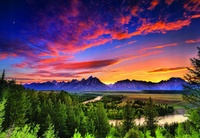
#> input picture krajobraz.jpg, 200 x 138 px, shrunk from 1714 x 1183 before the run
$ python lab5lekcja.py
#> lines starting #> are read from the running program, lines starting #| are printed output that depends on the picture; after the words box and inside, x2 and y2 are one past the last pixel; in counts of white or black regions, pixels touching at a corner belong together
from PIL import Image, ImageOps
import numpy as np
from PIL import ImageChops
import matplotlib.pyplot as plt

obraz = Image.open('krajobraz.jpg')
#> obraz is the input picture: PIL image 200x138 RGB; mean R, G, B 94.9, 70, 85
w, h = obraz.size
#> w = 200; h = 138
obraz.show()

#zad2
t = np.array(obraz)

t_r = t[:, :, 0]
im_r = Image.fromarray(t_r)
im_r.show()

t_g = t[:, :, 1]
im_g = Image.fromarray(t_g)
im_g.show()

t_b = t[:, :, 2]
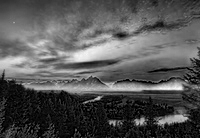
#> t_b: shape (138, 200); min 0, max 250, mean 85
im_b = Image.fromarray(t_b)
im_b.show()

#zad3

r, g, b = obraz.split()
r.show()
g.show()
b.show()

#zad4

obraz4 = Image.merge('RGB', (im_r, g, b))
obraz4.show()

#zad4.1

obraz4_1 = ImageChops.difference(obraz4, obraz)
#> obraz4_1: PIL image 200x138 RGB; every value is 0
obraz4_1.show()
# obraz_4_1 jest cały w czarnym kolorze co oznacza, że nie ma różnic pomiędzy dwoma obrazami

#zad4.2

porownanie = np.array(obraz4) == np.array(obraz)
#> porownanie: shape (138, 200, 3) bool; every value is 1
czy_rowne = porownanie.all()
#> czy_rowne = True
print(czy_rowne)
#| True
# obrazy są równe

#zad5

def rysuj_ramke(w, h, dzielnik):
#> called with w = 200, h = 138, dzielnik = 50
    t = (h, w)
#> t = (138, 200)
    tab = np.zeros(t, dtype=np.uint8)
    grub = int(min(w, h) / dzielnik)
#> grub = 2
    z1 = h - grub
#> z1 = 136
    z2 = w - grub
#> z2 = 198
    tab[grub:z1,  grub:z2] = 1
    return tab * 255

tab = rysuj_ramke(w,h,50)

obraz5 = Image.fromarray(tab)
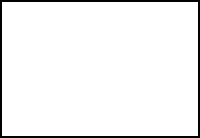
#> obraz5: PIL image 200x138 L; 95.2% white; 1 black region, box (x1, y1, x2, y2) and area: (0, 0, 200, 138) 1336
obraz5.save('zadanie5.jpg')
obraz5.show()

obraz5_m = Image.merge('RGB', (obraz5, im_g, b))
obraz5_m.save('zadanie5_m1.jpg')
obraz5_m.show()

obraz5_m = Image.merge('RGB', (im_r, obraz5, b))
obraz5_m.save('zadanie5_m2.jpg')
obraz5_m.show()

obraz5_m = Image.merge('RGB', (im_r, g, obraz5))
obraz5_m.save('zadanie5_m3.jpg')
obraz5_m.show()

obraz5_m = Image.merge('RGB', (obraz5, b, im_g))
obraz5_m.save('zadanie5_m4.jpg')
obraz5_m.show()

obraz5_m = Image.merge('RGB', (b, obraz5, im_r))
obraz5_m.save('zadanie5_m5.jpg')
obraz5_m.show()

obraz5_m = Image.merge('RGB', (g, im_r, obraz5))
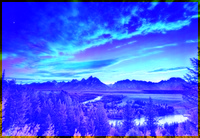
#> obraz5_m: PIL image 200x138 RGB; mean R, G, B 70, 94.9, 242.7
obraz5_m.save('zadanie5_m6.jpg')
obraz5_m.show()

#zad6

w1 = 0.5
w2 = 0.8
w3 = 0.2
szary = w1 * t_r + w2 * t_g + w3 * t_b
szary = szary.astype(np.uint8)
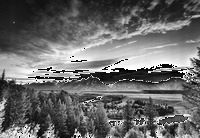
#> szary: shape (138, 200); min 0, max 255, mean 105.5
szary_im = Image.fromarray(szary)
szary_im.save('zadanie_6.jpg')
szary_im.show()

#zad7

lewo= Image.open('123.jpg')
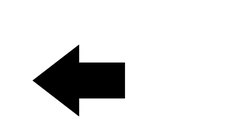
#> input picture 123.jpg, 250 x 122 px, shrunk from 2144 x 1042 before the run
#> lewo is the input picture: PIL image 250x122 RGB; min 0, max 255, mean 227.1
gora = Image.open('321.jpg')
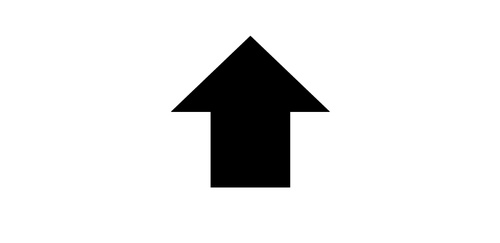
#> input picture 321.jpg, 500 x 243 px, shrunk from 4288 x 2084 before the run
#> gora is the input picture: PIL image 500x243 RGB; min 0, max 255, mean 229.6
prawo = Image.open('1234.jpg')
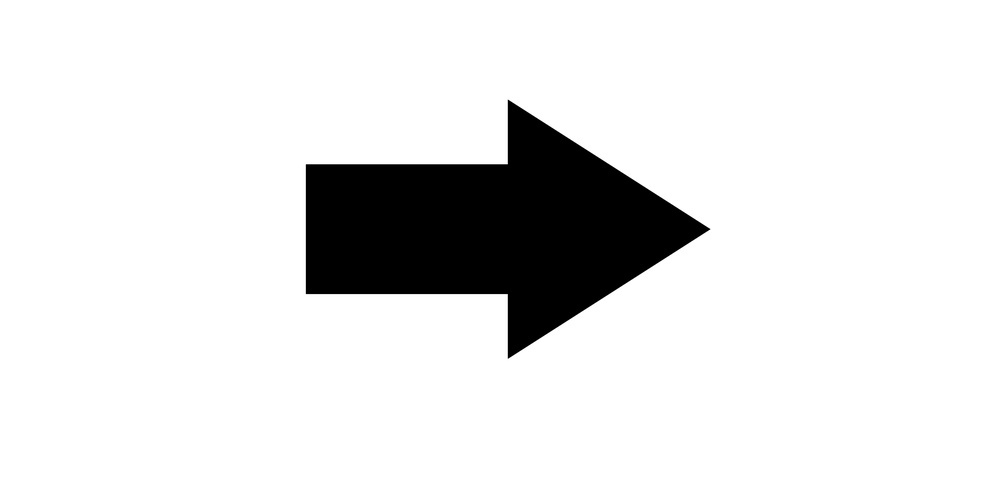
#> input picture 1234.jpg, 1000 x 486 px, shrunk from 8576 x 4168 before the run
#> prawo is the input picture: PIL image 1000x486 RGB; min 0, max 255, mean 227.4

lewo1=lewo.convert('L')
gora1=gora.convert('L')
prawo1=prawo.convert('L')

#> (the run stopped early here; a loop or call above may not have finished)
